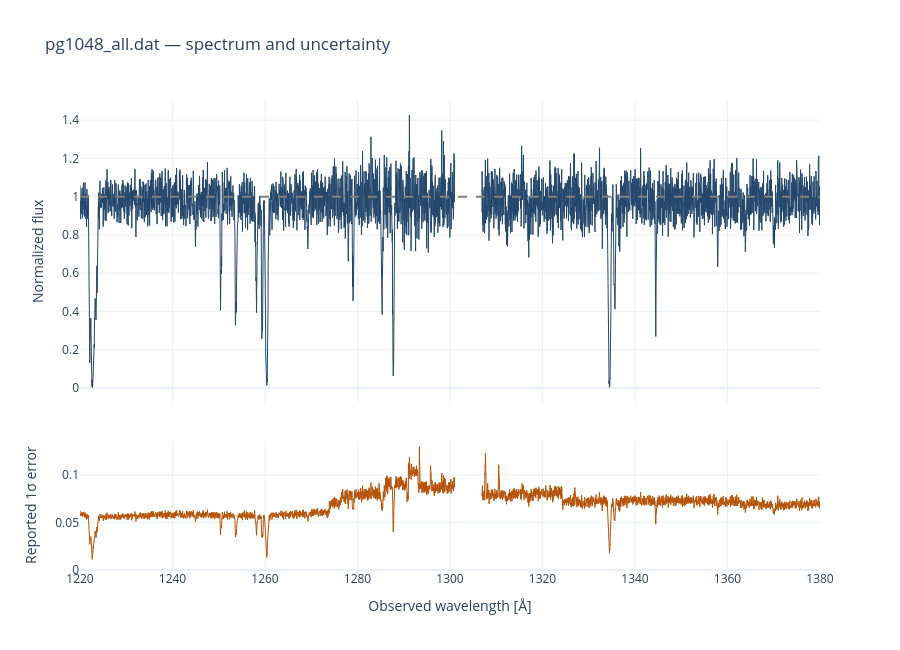

Notebook code for this chart:
### Code cell
overview = make_subplots(
    rows=2,
    cols=1,
    shared_xaxes=True,
    row_heights=[0.7, 0.3],
    vertical_spacing=0.08,
)

# Reuse the flux trace from the first figure.
overview.add_trace(fig.data[0], row=1, col=1)

overview.add_trace(
    go.Scatter(
        x=wavelength,
        y=error_plot,
        mode="lines",
        name="Reported uncertainty",
        line=dict(color="#B45309", width=1),
        connectgaps=False,
        hovertemplate=(
            "Wavelength: %{x:.3f} Å"
            "<br>Reported error: %{y:.4f}"
            "<extra></extra>"
        ),
    ),
    row=2,
    col=1,
)

overview.add_hline(
    y=1.0, line_dash="dash", line_color="gray", row=1, col=1
)

overview.update_yaxes(title_text="Normalized flux", row=1, col=1)
overview.update_yaxes(
    title_text="Reported 1σ error",
    rangemode="tozero",
    row=2,
    col=1,
)
overview.update_xaxes(
    title_text="Observed wavelength [Å]", row=2, col=1
)
overview.update_xaxes(range=[1220.0, 1380.0])

overview.update_layout(
    title="pg1048_all.dat — spectrum and uncertainty",
    template="plotly_white",
    height=650,
    showlegend=False,
)

overview.show(config={"scrollZoom": True})

median_error = np.nanmedian(error_plot)
print(f"Median normalized uncertainty: {median_error:.4f}")
print(f"Approximate continuum S/N: {1.0 / median_error:.1f} per pixel")

### Figure 1 — Plotly figure (JSON) as saved in the notebook; plotly's stock layout.template omitted (floating-point values rounded to 4 significant figures; data arrays with more than 128 entries replaced by an {"elided": "..."} marker saying what was removed)
{"data": [{"connectgaps": false, "customdata": {"elided": "5355 float values"}, "hovertemplate": "Wavelength: %{x:.3f} Å<br>Normalized Flux: %{y:.3f}<br>Flux Error: %{customdata:.3f}<extra></extra>", "line": {"color": "#24476B", "width": 1}, "mode": "lines", "name": "Normalized Flux", "type": "scatter", "x": {"elided": "5355 float values"}, "xaxis": "x", "y": {"elided": "5355 float values"}, "yaxis": "y"}, {"connectgaps": false, "hovertemplate": "Wavelength: %{x:.3f} Å<br>Reported error: %{y:.4f}<extra></extra>", "line": {"color": "#B45309", "width": 1}, "mode": "lines", "name": "Reported uncertainty", "type": "scatter", "x": {"elided": "5355 float values"}, "xaxis": "x2", "y": {"elided": "5355 float values"}, "yaxis": "y2"}], "layout": {"height": 650, "shapes": [{"line": {"color": "gray", "dash": "dash"}, "type": "line", "x0": 0, "x1": 1, "xref": "x domain", "y0": 1, "y1": 1, "yref": "y"}], "showlegend": false, "title": {"text": "pg1048_all.dat — spectrum and uncertainty"}, "xaxis": {"anchor": "y", "domain": [0, 1], "matches": "x2", "range": [1220, 1380], "showticklabels": false}, "xaxis2": {"anchor": "y2", "domain": [0, 1], "range": [1220, 1380], "title": {"text": "Observed wavelength [Å]"}}, "yaxis": {"anchor": "x", "domain": [0.356, 1], "title": {"text": "Normalized flux"}}, "yaxis2": {"anchor": "x2", "domain": [0, 0.276], "rangemode": "tozero", "title": {"text": "Reported 1σ error"}}}}
